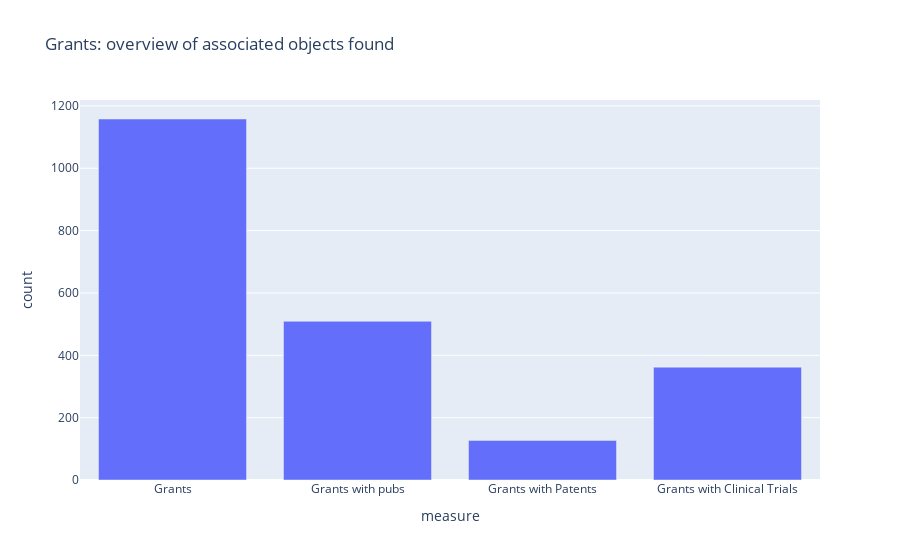

Notebook code cell kept with this figure:
### Markdown cell above
### How many linked objects overall?

### Code cell
df = pd.DataFrame({
    'measure' : ['Grants', 'Grants with pubs', 'Grants with Patents', 'Grants with Clinical Trials'],
    'count' : [len(grants), len(grants[grants['Resulting Publications'] > 0]), len(grants[grants['Associated Patents'] > 0]), len(grants[grants['Associated Clinical Trials'] > 0])],
})

px.bar(df, 
       x="measure", y="count", 
       title=f"Grants: overview of associated objects found")

### Figure 1 — Plotly figure (JSON) as saved in the notebook; plotly's stock layout.template omitted (floating-point values rounded to 4 significant figures)
{"data": [{"alignmentgroup": "True", "hovertemplate": "measure=%{x}<br>count=%{y}<extra></extra>", "legendgroup": "", "marker": {"color": "#636efa"}, "name": "", "offsetgroup": "", "orientation": "v", "showlegend": false, "textposition": "auto", "type": "bar", "x": ["Grants", "Grants with pubs", "Grants with Patents", "Grants with Clinical Trials"], "xaxis": "x", "y": [1158, 509, 127, 362], "yaxis": "y"}], "layout": {"autosize": true, "barmode": "relative", "legend": {"tracegroupgap": 0}, "title": {"text": "Grants: overview of associated objects found"}, "xaxis": {"anchor": "y", "autorange": true, "domain": [0, 1], "range": [-0.5, 3.5], "title": {"text": "measure"}, "type": "category"}, "yaxis": {"anchor": "x", "autorange": true, "domain": [0, 1], "range": [0, 1219.0], "title": {"text": "count"}, "type": "linear"}}}
